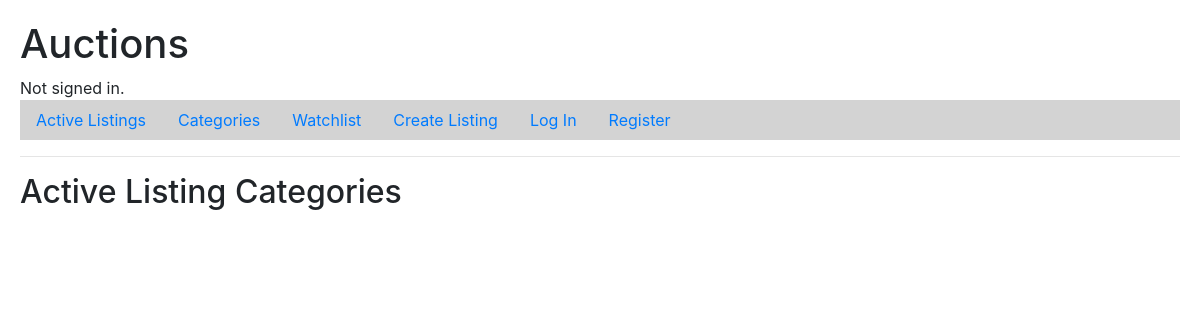
The page /categories on the database as committed earlier.
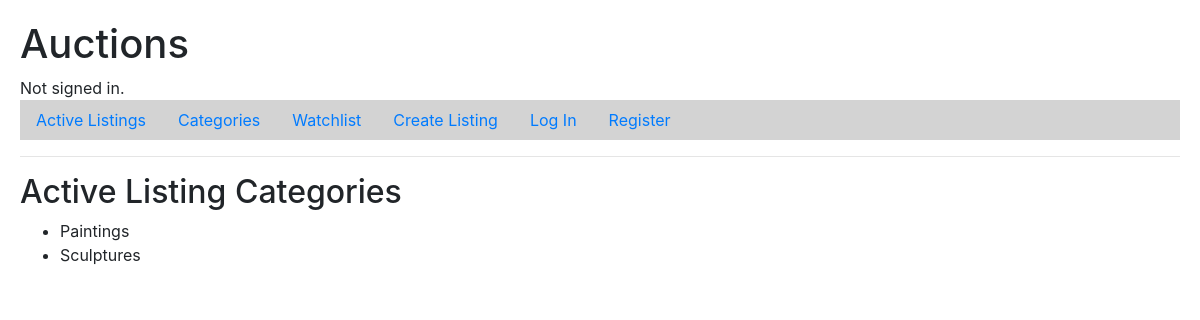
The same page on the database as committed later.
### auctions/models.py (models this page shows)
class ItemCategory (models.Model):
    ItemCategoryName=models.CharField('Cat Name', max_length=20)
    def __str__(self):
        return f"{self.ItemCategoryName}"

### auctions/views.py (the view)
# urls.py: ,path( "categories",views.categories,name='categories')
def categories(request):
    return render(request, "auctions/categories.html",{
        "categories": ItemCategory.objects.all()
    })

### auctions/templates/auctions/categories.html (shortened to what this page needs)
{% extends "auctions/layout.html" %}
{% block body %}
    <h2>Active Listing Categories</h2>
    <ul>
        {% for c in categories %}
            <li>
                    {{ c }}
            </li>
        {% endfor %}
        </ul>
{% endblock %}

Rows that differ between the two databases and show on the page:
added ItemCategory: ItemCategoryName "Paintings"
added ItemCategory: ItemCategoryName "Sculptures"
